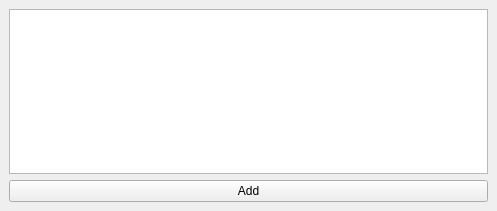
<?xml version="1.0" encoding="UTF-8"?>
<ui version="4.0">
    <class>MainWindow</class>
    <widget class="QMainWindow" name="MainWindow">
        <property name="geometry">
            <rect>
                <x>0</x>
                <y>0</y>
                <width>497</width>
                <height>211</height>
            </rect>
        </property>
        <property name="windowTitle">
            <string>MainWindow</string>
        </property>
        <widget class="QWidget" name="centralwidget">
            <layout class="QVBoxLayout" name="verticalLayout_3">
                <item>
                    <widget class="QTableView" name="tableView">
                        <property name="contextMenuPolicy">
                            <enum>Qt::ActionsContextMenu</enum>
                        </property>
                        <attribute name="verticalHeaderVisible">
                            <bool>false</bool>
                        </attribute>
                    </widget>
                </item>
                <item>
                    <widget class="QPushButton" name="pushButton">
                        <property name="text">
                            <string>Add</string>
                        </property>
                    </widget>
                </item>
            </layout>
        </widget>
        <action name="actionDelete">
            <property name="text">
                <string>Delete</string>
            </property>
            <property name="shortcut">
                <string>Del</string>
            </property>
        </action>
    </widget>
    <resources/>
    <connections/>
</ui>
